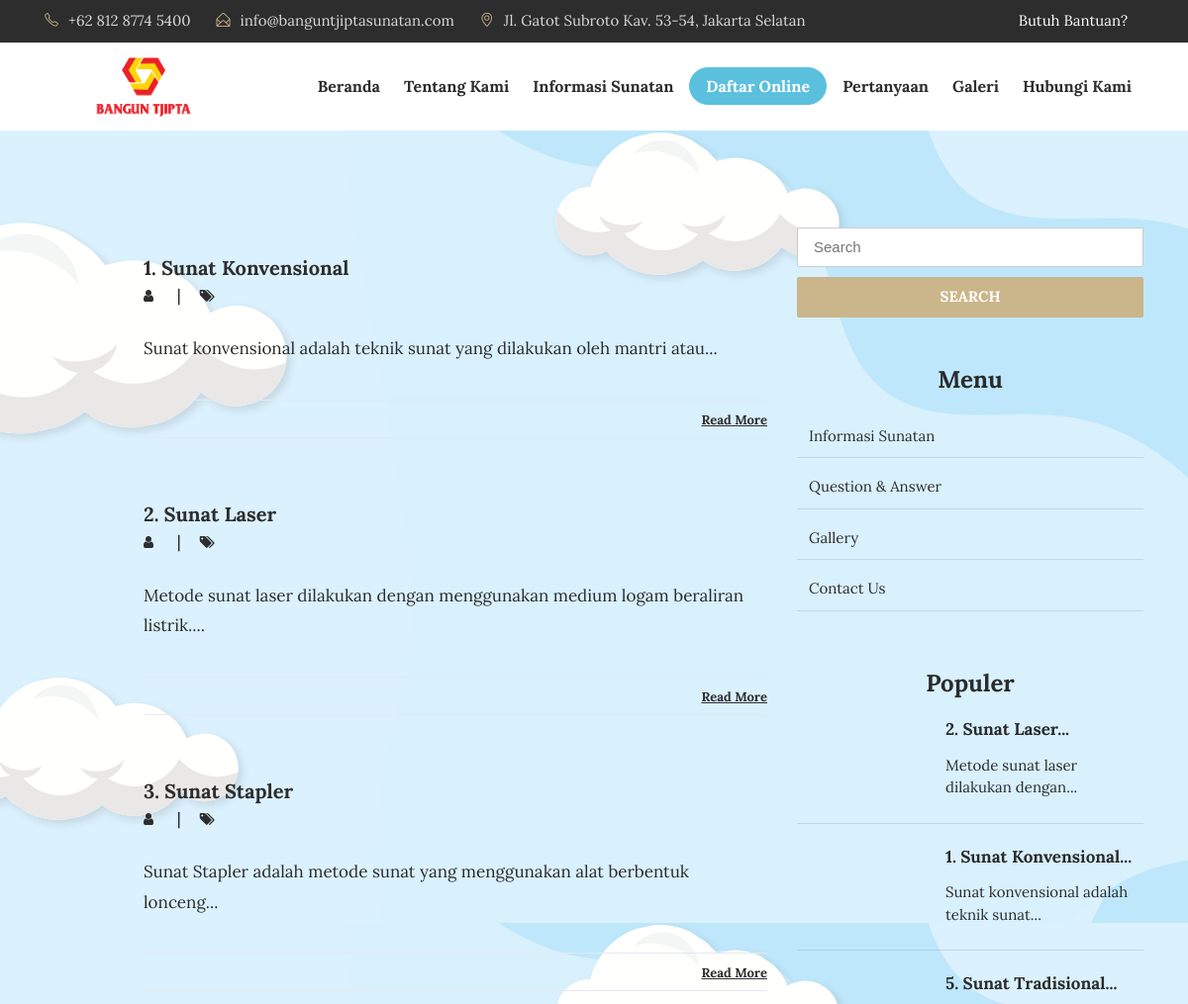
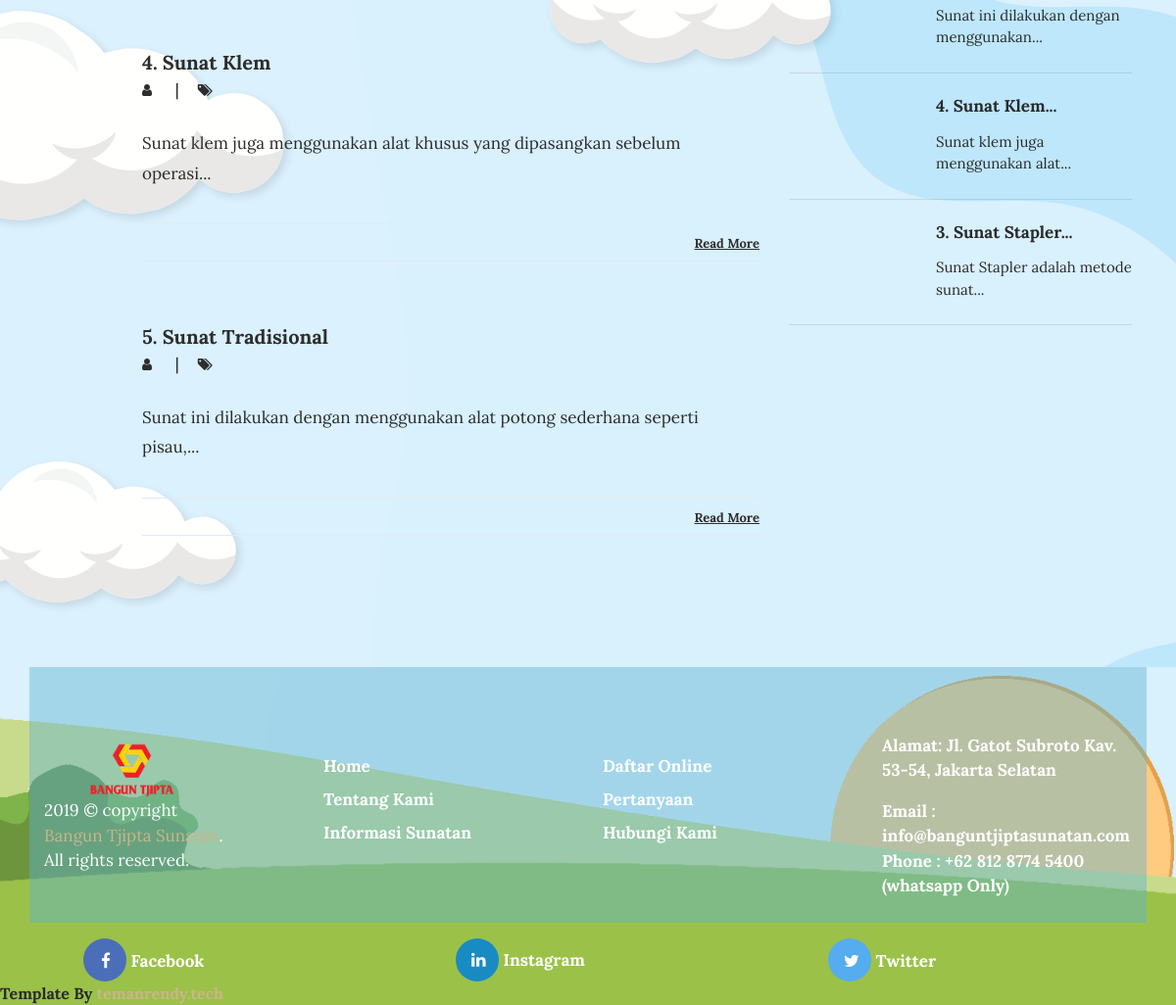
Screenshot of /index.php/blog with the database file from the repository (2 pictures, top to bottom).
### tables this page shows
CREATE TABLE `tbl_tulisan` (
  `tulisan_id` int(11) NOT NULL,
  `tulisan_judul` varchar(100) DEFAULT NULL,
  `tulisan_isi` text DEFAULT NULL,
  `tulisan_tanggal` timestamp NULL DEFAULT current_timestamp(),
  `tulisan_kategori_id` int(11) DEFAULT NULL,
  `tulisan_kategori_nama` varchar(30) DEFAULT NULL,
  `tulisan_views` int(11) DEFAULT 0,
  `tulisan_gambar` varchar(40) DEFAULT NULL,
  `tulisan_pengguna_id` int(11) DEFAULT NULL,
  `tulisan_author` varchar(40) DEFAULT NULL,
  `tulisan_img_slider` int(2) NOT NULL DEFAULT 0,
  `tulisan_slug` varchar(200) DEFAULT NULL
);

### application/controllers/Blog.php (called while the page is built, shortened)
<?php
class Blog extends CI_Controller{
	function __construct(){
		$this->load->model('m_tulisan');
		$this->load->model('m_pengunjung');
	}
	function index(){
		$jum=$this->m_tulisan->berita();
        $page=$this->uri->segment(3);
        if(!$page):
            $offset = 0;
        else:
            $offset = $page;
        endif;
        $limit=5;
        $config['base_url'] = base_url() . 'blog/index/';
            $config['total_rows'] = $jum->num_rows();
            $config['per_page'] = $limit;
            $config['uri_segment'] = 3;
	          $config['full_tag_open']    = '<div class="pagging text-center"><nav><ul class="pagination justify-content-center">';
	          $config['full_tag_close']   = '</ul></nav></div>';
	          $config['num_tag_open']     = '<li class="page-item"><span class="page-link">';
	          $config['num_tag_close']    = '</span></li>';
	          $config['cur_tag_open']     = '<li class="page-item"><span class="page-link">';
	          $config['cur_tag_close']    = '<span class="sr-only">(current)</span></span></li>';
	          $config['next_tag_open']    = '<li class="page-item"><span class="page-link">';
	          $config['next_tagl_close']  = '<span aria-hidden="true">&raquo;</span></span></li>';
	          $config['prev_tag_open']    = '<li class="page-item"><span class="page-link">';
	          $config['prev_tagl_close']  = '</span>Next</li>';
	          $config['first_tag_open']   = '<li class="page-item"><span class="page-link">';
	          $config['first_tagl_close'] = '</span></li>';
	          $config['last_tag_open']    = '<li class="page-item"><span class="page-link">';
	          $config['last_tagl_close']  = '</span></li>';
            $config['first_link'] = 'Awal';
            $config['last_link'] = 'Akhir';
            $config['next_link'] = 'Next >>';
            $config['prev_link'] = '<< Prev';
            $this->pagination->initialize($config);
            $x['page'] =$this->pagination->create_links();
						$x['data']=$this->m_tulisan->berita_perpage($offset,$limit);
						$x['category']=$this->db->get('tbl_kategori');
						$x['populer']=$this->db->query("SELECT * FROM tbl_tulisan ORDER BY tulisan_views DESC LIMIT 5");
						$this->load->view('depan/v_blog',$x);
	}
}

### index.php (called while the page is built, shortened)
<?php
require_once BASEPATH.'core/CodeIgniter.php';

### application/models/M_tulisan.php (called while the page is built, shortened)
<?php
class M_tulisan extends CI_Model{
	function berita_perpage($offset,$limit){
		$hsl=$this->db->query("SELECT tbl_tulisan.*,DATE_FORMAT(tulisan_tanggal,'%d/%m/%Y') AS tanggal FROM tbl_tulisan ORDER BY tulisan_id DESC limit $offset,$limit");
		return $hsl;
	}
}

### application/views/depan/v_blog.php (the view, shortened to what this page needs)
<!DOCTYPE html>
<html lang="en">
<head>
    <link rel="stylesheet" href="<?php echo base_url().'theme/css/bootstrap.min.css'?>">
    <link rel="stylesheet" href="<?php echo base_url().'theme/css/font-awesome.min.css'?>">
    <link rel="stylesheet" href="<?php echo base_url().'theme/css/simple-line-icons.css'?>">
    <link rel="stylesheet" href="<?php echo base_url().'theme/css/owl.carousel.min.css'?>">
    <link href="<?php echo base_url().'theme/css/style.css'?>" rel="stylesheet">
    <?php
        function limit_words($string, $word_limit){
            $words = explode(" ",$string);
            return implode(" ",array_splice($words,0,$word_limit));
        }
    ?>
</head>
<body>
    <?php
        $this->load->view('depan/v_header');
    ?>
<section class="blog-wrap" class="image-container set-full-height" style="background-image: url('theme/images/body.png')">
    <div class="container">
        <div class="row">
            <div class="col-md-8">
              <?php foreach ($data->result() as $row) : ?>
                <div class="blog-single-item">
                    <div class="blog-tiltle_block">
                        <h4><a href="<?php echo site_url('artikel/'.$row->tulisan_slug);?>"><?php echo $row->tulisan_judul;?></a></h4>
                        <h6> <a href="#"><i class="fa fa-user" aria-hidden="true"></i><span></span> </a>  |   <a href="#"><i class="fa fa-tags" aria-hidden="true"></i><span></span></a></h6>
                        <?php echo limit_words($row->tulisan_isi,10).'...';?>
                        <div class="blog-icons">
                            <div class="blog-share_block">
                                <a href="<?php echo site_url('artikel/'.$row->tulisan_slug);?>">Read More</a>
                            </div>
                        </div>
                    </div>
                </div>
              <?php endforeach;?>
            </div>
            <div class="col-md-4">
                <form action="<?php echo site_url('blog/search');?>" method="get">
                    <input type="text" name="keyword" placeholder="Search" class="blog-search" required>
                    <button type="submit" class="btn btn-warning btn-blogsearch">SEARCH</button>
                </form>
                <div class="blog-category_block">
                  <center><h3>Menu</h3></center>
                  <ul>
                    <li class="nav-item">
                        <a class="nav-link" class="btn btn-success btn-blogsearch" href="<?php echo site_url('informasi_sunatan');?>">Informasi Sunatan</a>
                    </li>
                    <li class="nav-item">
                        <a class="nav-link" class="btn btn-success btn-blogsearch" href="<?php echo site_url('pertanyaan');?>">Question & Answer</a>
                    </li>
                    <li class="nav-item">
                        <a class="nav-link" class="btn btn-success btn-blogsearch" href="<?php echo site_url('galeri');?>">Gallery</a>
                    </li>
                    <li class="nav-item">
                        <a class="nav-link" class="btn btn-success btn-blogsearch" href="<?php echo site_url('contact');?>">Contact Us</a>
                    </li>
                  </ul>
                </div>
                <div class="blog-featured_post">
                    <center><h3>Populer</h3></center>
                    <?php foreach ($populer->result() as $row) :?>
                      <div class="blog-featured-img_block">
                          <h5><a href="<?php echo site_url('artikel/'.$row->tulisan_slug);?>"><?php echo limit_words($row->tulisan_judul,3).'...';?></a></h5>
                          <p><?php echo limit_words($row->tulisan_isi,5).'...';?></p>
                      </div>
                      <hr>
                    <?php endforeach;?>
                </div>
            </div>
        </div>
    </div>
</section>
        <?php
            $this->load->view('depan/v_footer');
        ?>
    </body>
    </html>

### application/views/depan/v_header.php (shortened to what this page needs)
<div class="header-topbar">
    <div class="container">
        <div class="row">
            <div class="col-xs-6 col-sm-8 col-md-9">
                <div class="header-top_address">
                    <div class="header-top_list">
                        <span class="icon-phone"></span>+62 812 8774 5400
                    </div>
                    <div class="header-top_list">
                        <span class="icon-envelope-open"></span>info@banguntjiptasunatan.com
                    </div>
                    <div class="header-top_list">
                        <span class="icon-location-pin"></span>Jl. Gatot Subroto Kav. 53-54, Jakarta Selatan
                    </div>
                </div>
            </div>
            <div class="col-xs-6 col-sm-4 col-md-3">
                <div class="header-top_login mr-sm-3">
                    <a href="<?php echo site_url('contact');?>">Butuh Bantuan?</a>
                </div>
            </div>
        </div>
    </div>
</div>
<div data-toggle="affix">
    <div class="container nav-menu2">
        <div class="row">
            <div class="col-md-12">
                <nav class="navbar navbar2 navbar-toggleable-md navbar-light bg-faded">
                    <a href="<?php echo site_url('');?>" class="navbar-brand nav-brand2"><img class="img img-responsive" width="200px;" src="<?php echo base_url().'assets/images/logo-bts.png'?>"></a>
                    <div class="collapse navbar-collapse justify-content-end" id="navbarNavDropdown">
                        <ul class="navbar-nav">
                            <li class="nav-item">
                                <a class="nav-link" href="<?php echo site_url('');?>"><strong>Beranda</strong></a>
                            </li>
                            <li class="nav-item">
                                <a class="nav-link" href="<?php echo site_url('profil_BTS');?>"><strong>Tentang Kami</strong></a>
                            </li>
                            <li class="nav-item">
                                <a class="nav-link" href="<?php echo site_url('informasi_sunatan');?>"><strong>Informasi Sunatan </strong></a>
                            </li>
                            <li class="nav-item">
                                <a class="btn btn-info" style="border-radius:30px;" href="<?php echo site_url('pendaftaran');?>"><strong>Daftar Online</strong></a>
                            </li>
                            <li class="nav-item">
                                <a class="nav-link" href="<?php echo site_url('pertanyaan');?>"><strong>Pertanyaan</strong></a>
                            </li>
                            <li class="nav-item">
                                <a class="nav-link" href="<?php echo site_url('galeri');?>"><strong>Galeri</strong></a>
                            </li>
                            <li class="nav-item">
                                <a class="nav-link" href="<?php echo site_url('contact');?>"><strong>Hubungi Kami</strong></a>
                            </li>
                            </ul>
                    </div>
                </nav>
            </div>
        </div>
    </div>
    </div>

### application/views/depan/v_footer.php (shortened to what this page needs)
<footer>
<div class="container" style="background: #5EB2D270;">
    <div class="row">
        <div class="col-md-3">
            <div class="foot-logo">
                <a href="<?php echo site_url();?>">
                    <img src="<?php echo base_url().'assets/images/logo-bts.png'?>" class="img-fluid" width="70%"; style="margin-top:16px;" alt="footer_logo">
                </a>
                <strong><p><?php echo date('Y');?> © copyright <br> <a href="<?php echo site_url();?> target="_blank">Bangun Tjipta Sunatan</a>. <br>All rights reserved.</p></strong>
                </div>
            </div>
            <div class="col-md-3">
                <div class="sitemap">
                    <h3></h3>
                    <ul>
                        <li><a href="<?php echo site_url();?>"><strong>Home</strong></a></li>
                        <li><a href="<?php echo site_url('profil_BTS');?>"><strong>Tentang Kami </strong></a></li>
                        <li><a href="<?php echo site_url('informasi_sunatan');?>"><strong>Informasi Sunatan </strong></a></li>
                    </ul>
                </div>
            </div>
            <div class="col-md-3">
                <div class="sitemap">
                    <h3></h3>
                    <ul>
                        <li><a href="<?php echo site_url('pendaftaran');?>"><strong>Daftar Online</strong></a></li>
                        <li><a href="<?php echo site_url('pertanyaan');?>"><strong>Pertanyaan </strong></a></li>
                        <li><a href="<?php echo site_url('contact');?>"><strong>Hubungi Kami</strong></a></li>
                    </ul>
                </div>
            </div>
            <div class="col-md-3">
                <div class="address">
                    <h3></h3>
                    <p><strong><span>Alamat: </span> Jl. Gatot Subroto Kav. 53-54, Jakarta Selatan</p>
                    <p><strong>Email : info@banguntjiptasunatan.com
                        <br><strong> Phone : +62 812 8774 5400 (whatsapp Only)</p>
                    </div>
                </div>
            </div>
        </div>
    <div class="container">
        <div class="row">
            <div class="col-md-4" style="padding-left:55px;">
                <div class="sitemap">
                    <ul class="footer-social-icons">
                            <li><a href="https://www.facebook.com/BangunTjiptaSarana/"><i class="fa fa-facebook fa-fb" aria-hidden="true"></i> Facebook</a></li>
                    </ul>
                </div>
            </div>
            <div class="col-md-4" style="padding-left:55px;">
                <div class="sitemap">
                    <ul class="footer-social-icons">
                            <li><a href="https://www.instagram.com/banguntjiptasarana/"><i class="fa fa-linkedin fa-in" aria-hidden="true"></i> Instagram</a></li>
                    </ul>
                </div>
            </div>
            <div class="col-md-4" style="padding-left:55px;">
                <div class="sitemap">
                    <ul class="footer-social-icons">
                            <li><a href="https://twitter.com/BangunTjiptaS"><i class="fa fa-twitter fa-tw" aria-hidden="true"></i> Twitter</a></li>
                    </ul>
                 </div>
            </div>
        </div>
    </div>
<div class='credit-link'> Template By <a href='http://www.temanrendy.tech/'  title='BUNG FRANGKI BLOG'>temanrendy.tech</a>
</div>
</footer>

### rows the page displays
tbl_tulisan: tulisan_judul "1. Sunat Konvensional", tulisan_isi "Sunat konvensional adalah teknik sunat yang dilakukan oleh mantri atau", tulisan_isi "Sunat konvensional adalah teknik sunat"
tbl_tulisan: tulisan_judul "2. Sunat Laser", tulisan_isi "Metode sunat laser dilakukan dengan menggunakan medium logam beraliran listrik.", tulisan_isi "Metode sunat laser dilakukan dengan"
tbl_tulisan: tulisan_judul "3. Sunat Stapler", tulisan_isi "Sunat Stapler adalah metode sunat yang menggunakan alat berbentuk lonceng", tulisan_isi "Sunat Stapler adalah metode sunat"
tbl_tulisan: tulisan_judul "4. Sunat Klem", tulisan_isi "Sunat klem juga menggunakan alat khusus yang dipasangkan sebelum operasi", tulisan_isi "Sunat klem juga menggunakan alat"
tbl_tulisan: tulisan_judul "5. Sunat Tradisional", tulisan_isi "Sunat ini dilakukan dengan menggunakan alat potong sederhana seperti pisau,", tulisan_isi "Sunat ini dilakukan dengan menggunakan"
